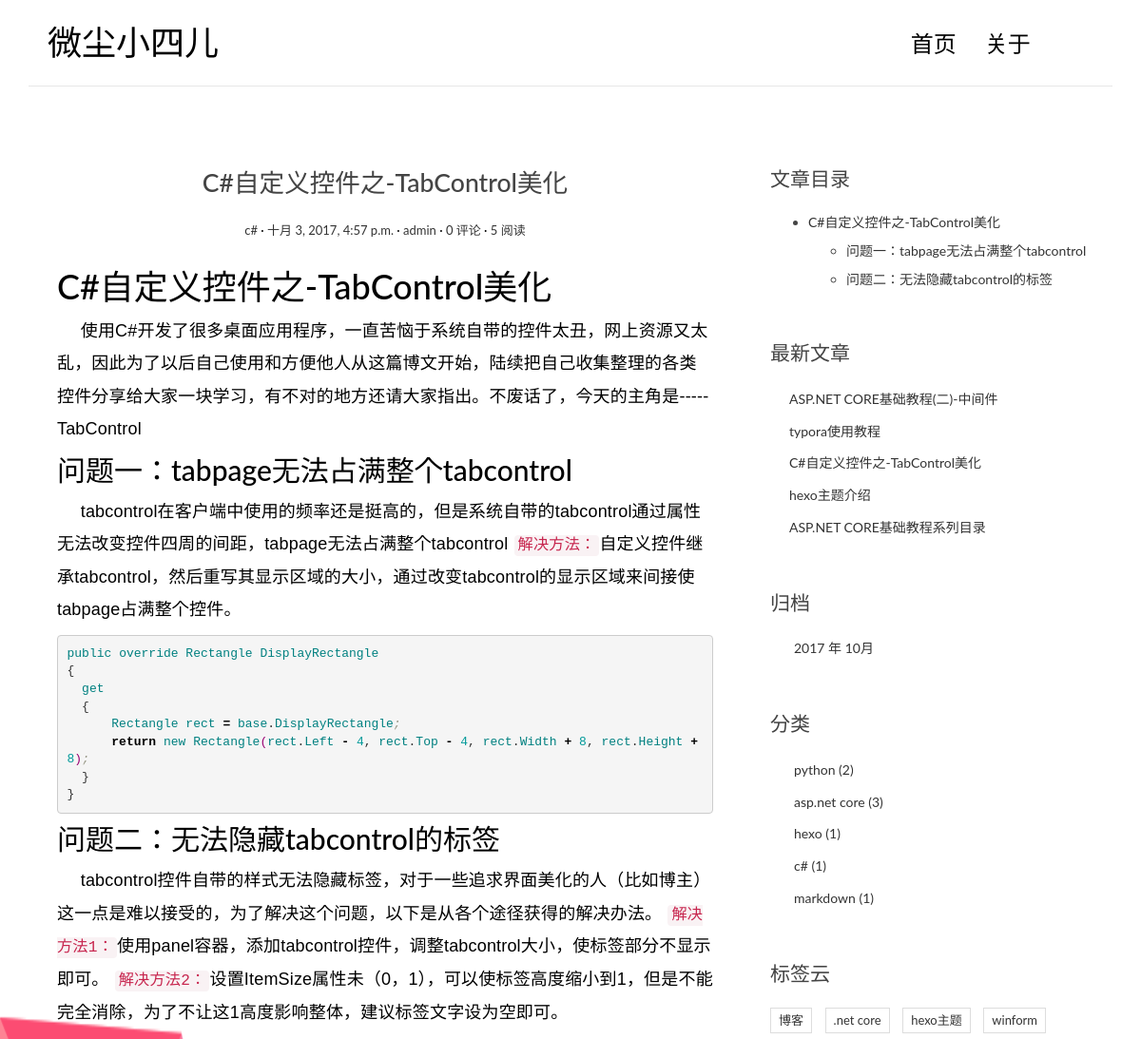
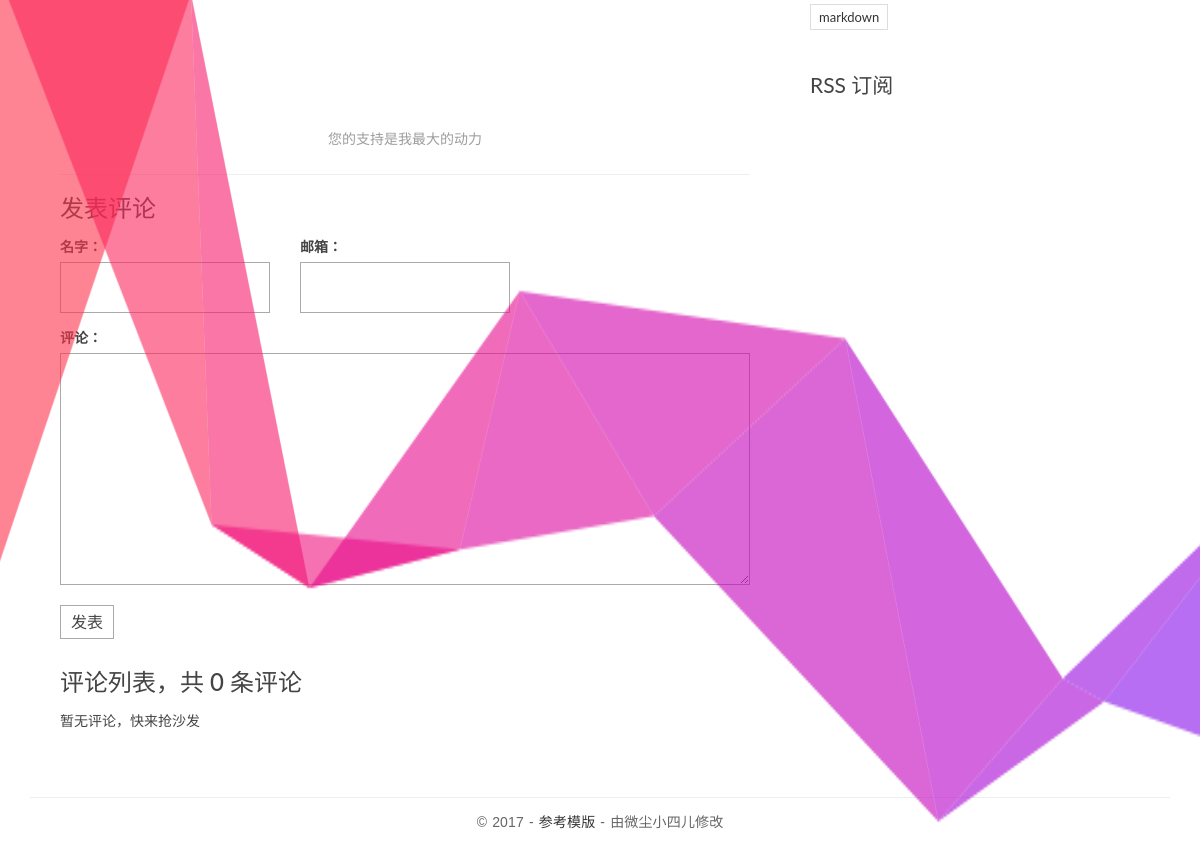
Screenshot of /post/9/ with the database file from the repository (2 pictures, top to bottom).
### blog/models.py (models this page shows, shortened)
class Post(models.Model):
    title=models.CharField(max_length=200,verbose_name="标题")
    content=models.TextField(verbose_name="文章正文")
    create_time=models.DateTimeField(verbose_name="创建时间")
    modified_time = models.DateTimeField(verbose_name="编辑时间")
    excerpt=models.CharField(max_length=200,blank=True,verbose_name="摘要")
    category=models.ForeignKey(Category,verbose_name="分类")
    tags=models.ManyToManyField(Tag,blank=True,verbose_name="标签")
    author=models.ForeignKey(User,verbose_name="作者")
    views=models.PositiveIntegerField(default=1, verbose_name="阅读量")
    def get_absolute_url(self):
        return reverse('blog:detail', kwargs={'pk': self.pk})
    def increase_views(self):
        self.views+=1
        self.save(update_fields=['views'])
    def save(self, *args,**kwargs):
        if not self.excerpt:
            md = Markdown(extensions=[
                'markdown.extensions.extra',
                'markdown.extensions.codehilite',
            ])
            self.excerpt=strip_tags(md.convert(self.content))[:104]
        super(Post,self).save(*args,**kwargs)
    class Meta:
        verbose_name="文章"
        verbose_name_plural=verbose_name
        ordering=['-create_time']

class Category(models.Model):
    name=models.CharField(max_length=50,verbose_name="分类")
    def __str__(self):
        return self.name
    class Meta:
        verbose_name="分类"
        verbose_name_plural=verbose_name

class Tag(models.Model):
    name=models.CharField(max_length=50,verbose_name="标签")
    class Meta:
        verbose_name="标签"
        verbose_name_plural=verbose_name

### blog/views.py (the view)
# urls.py: url(r'^post/(?P<pk>[0-9]+)/$', views.PostDetailView.as_view(), name='detail'),
class PostDetailView(DeleteView):
    model = Post
    template_name = 'detail.html'
    context_object_name = 'post'
    def get(self, request, *args, **kwargs):
        response = super(PostDetailView, self).get(request, *args, **kwargs)
        self.object.increase_views()
        return response
    def get_object(self, queryset=None):
        post = super(PostDetailView, self).get_object(queryset=None)
        md = Markdown(extensions=[
            'markdown.extensions.extra',
            'markdown.extensions.codehilite',
            TocExtension(slugify=slugify)
        ])
        post.content = md.convert(post.content)
        post.toc = md.toc
        return post
    def get_context_data(self, **kwargs):
        context = super(PostDetailView, self).get_context_data(**kwargs)
        form = commentform()
        comment_list = self.object.comment_set.all()
        context.update({
            'form': form,
            'comment_list': comment_list
        })
        return context

### comments/form.py
class commentform(forms.ModelForm):
    class Meta:
        model=comment
        fields=['name','email','text']

### blog/templatetags/blog_tags.py (called while the page is built)
@register.simple_tag
def get_recent_posts(num=5):
    return Post.objects.all().order_by("-create_time")[:num]

@register.simple_tag
def archives():
    return Post.objects.dates('create_time','month',order='DESC')

@register.simple_tag
def categories():
    return Category.objects.annotate(num_posts=Count('post')).filter(num_posts__gt=0)

@register.simple_tag
def tags():
    return Tag.objects.annotate(num_posts=Count('post')).filter(num_posts__gt=0)

### templates/detail.html (shortened to what this page needs)
{% extends 'base.html' %}
{% block main %}
    <link rel="stylesheet" href='/static/css/highlights/github.css'>
    <article class="post post-1">
                    <header class="entry-header">
                        <h1 class="entry-title">{{ post.title }}</h1>
                        <div class="entry-meta">
                            <span class="post-category"><a href="#">{{ post.category }}</a></span>
                            <span class="post-date"><a href="#"><time class="entry-date"
                                                                      datetime="{{ post.create_time }}">{{ post.create_time }}</time></a></span>
                            <span class="post-author"><a href="#">{{ post.author }}</a></span>
                            <span class="comments-link"><a href="#">{{ post.comment_set.all.count }} 评论</a></span>
                            <span class="views-count"><a href="#">{{ post.views }} 阅读</a></span>
                        </div>
                    </header>
                    <div class="entry-content clearfix">
                       {{ post.content|safe}}
                    </div>
                </article>
                                <div id="donate_module" style="text-align:  center">
    <div id="donate_board" class="donate_bar center">
        <a id="btn_donate" class="btn_donate" target="_self" href="javascript:;" title="Donate 赏一个"></a>
        <span class="donate_txt">您的支持是我最大的动力</span>
    </div>
</div>
    <section class="comment-area" id="comment-area">
                    <hr>
                    <h3>发表评论</h3>
                    <form action="{% url "comments:post_comment" post.pk %}" method="post" class="comment-form">
                      <div class="row">
                        <div class="col-md-4">
                          <label for="{{ form.name.id_for_label }}">名字：</label>
                          {{ form.name }}
                        </div>
                        <div class="col-md-4">
                          <label for="{{ form.email.id_for_label }}">邮箱：</label>
                          {{ form.email }}
                        </div>
                        <div class="col-md-12">
                          <label for="{{ form.text.id_for_label }}">评论：</label>
                          {{ form.text }}
                          <button type="submit" class="comment-btn">发表</button>
                        </div>
                      </div>
                    </form>
                    <div class="comment-list-panel">
                        <h3>评论列表，共 <span>{{ post.comment_set.all.count }}</span> 条评论</h3>
                        <ul class="comment-list list-unstyled">
                            {% for comment in comment_list %}
                             <li class="comment-item">
                                <span class="nickname">{{ comment.name }}</span>
                                <time class="submit-date" datetime="{{ comment.time }}">{{ comment.time }}6</time>
                                <div class="text">
                                   {{ comment.text }}
                                </div>
                            </li>
                            {% empty %}
                                暂无评论，快来抢沙发
                            {% endfor %}
                        </ul>
                    </div>
                </section>
{% endblock main %}
{% block toc %}
    <div class="widget widget-content">
        <h3 class="widget-title">文章目录</h3>
       {{ post.toc|safe }}
    </div>
{% endblock toc %}

### templates/base.html (shortened to what this page needs)
{% load blog_tags%}
<!DOCTYPE html>
<html>
<head>
    <link rel="stylesheet" href="/static/css/bootstrap.min.css">
    <link rel="stylesheet" href="http://code.ionicframework.com/ionicons/2.0.1/css/ionicons.min.css">
    <link rel="stylesheet" href="/static/css/pace.css">
    <link rel="stylesheet" href="/static/css/custom.css">
</head>
<body>
<div class="container">
    <header id="site-header">
        <div class="row">
            <div class="col-md-4 col-sm-5 col-xs-8">
                <div class="logo">
                    <h1><a href="{% url 'blog:index' %}">微尘小四儿</a></h1>
                </div>
            </div>
            <div class="col-md-8 col-sm-7 col-xs-4">
                <nav class="main-nav" role="navigation">
                    <div class="collapse navbar-collapse" id="bs-example-navbar-collapse-1">
                        <ul class="nav navbar-nav navbar-right">
                            <li class="cl-effect-11"><a href="{% url 'blog:index' %}" data-hover="首页">首页</a></li>
                            <li class="cl-effect-11"><a href="{% url 'about' %}" data-hover="关于">关于</a></li>
                        </ul>
                    </div>
                </nav>
            </div>
        </div>
    </header>
</div>
<div class="content-body">
    <div class="container">
        <div class="row">
            <main class="col-md-8">
               {% block main %}
               {% endblock main %}
            </main>
            <aside class="col-md-4">
                {% block toc %}
                {% endblock toc %}
                <div class="widget widget-recent-posts">
                    <h3 class="widget-title">最新文章</h3>
                    {% get_recent_posts as recent_posts %}
                    <ul>
                        {% for post in recent_posts %}
                        <li>
                            <a href="{{ post.get_absolute_url }}">{{ post.title }}</a>
                        </li>
                            {% empty %}
                            暂无最新文章
                        {% endfor %}
                    </ul>
                </div>
                <div class="widget widget-archives">
                    <h3 class="widget-title">归档</h3>
                    {% archives as date_list %}
                    <ul>
                        {% for date in date_list %}
                        <li>
                            <a href="{% url 'blog:archives' date.year date.month  %}">{{ date.year }} 年 {{ date.month }}月</a>
                        </li>
                        {% empty %}
                            暂无数据
                        {% endfor %}
                    </ul>
                </div>
                <div class="widget widget-category">
                    <h3 class="widget-title">分类</h3>
                    {% categories as category_list %}
                    <ul>
                        {% for category in category_list %}
                         <li>
                            <a href="{% url 'blog:category' category.pk  %}">{{ category.name }} <span class="post-count">({{ category.num_posts }})</span></a>
                        </li>
                        {% empty %}
                            暂无数据
                        {% endfor %}
                    </ul>
                </div>
                <div class="widget widget-tag-cloud">
                    <h3 class="widget-title">标签云</h3>
                    {% tags as tags_list %}
                    <ul>
                        {% for tag in tags_list %}
                         <li>
                            <a href="{% url 'blog:tag' tag.pk %}">{{ tag.name }}</a>
                        </li>
                        {% empty %}
                            暂无数据
                        {% endfor %}
                    </ul>
                </div>
                <div class="rss">
                    <a href="{% url 'blog:rss' %}"> RSS 订阅</a>
                </div>
            </aside>
        </div>
    </div>
</div>
<footer id="site-footer">
    <div class="container">
        <div class="row">
            <div class="col-md-12">
                <p class="copyright">&copy 2017 - <a href="http://zmrenwu.com/"
                                                        target="_blank" title="追梦人物的博客">参考模版</a>
                    - 由微尘小四儿修改
                </p>
            </div>
        </div>
    </div>
</footer>
</body>
</html>

### static/css/custom.css (style rules this page uses)
* { outline: none; }
h1, h2, h3, h4, h5, h6 { margin-top: 0; }
a { color: #333; }
body { color: #444; font-family: 'Lato', sans-serif; }
p { font-family: 'Ubuntu', sans-serif; font-weight: 400; word-spacing: 1px; letter-spacing: 0.01em; }
#site-header { background-color: #FFF; padding: 25px 20px; margin-bottom: 40px; border-bottom: 1px solid #e7e7e7; }
.logo h1 a { color: #000; }
.logo h1 { margin: 0; font-family: 'Lato', sans-serif; font-weight: 300; }
.main-nav { margin-top: 11px; max-width: 95%; }
.main-nav a { color: #000000 !important; padding: 0 0 5px 0 !important; margin-right: 30px; font-family: 'Lato', sans-serif; font-weight: 300; font-size: 24px; }
.cl-effect-11 a { padding: 10px 0; color: #0972b4; text-shadow: none; }
.cl-effect-11 a::before { position: absolute; top: 0; left: 0; overflow: hidden; padding: 0 0 5px 0 !important; max-width: 0; border-bottom: 1px solid #000; color: #000; content: attr(data-hover); white-space: nowrap; -webkit-transition: max-width 0.5s; -moz-transition: max-width 0.5s; transition: max-width 0.5s; }
.content-body { padding-bottom: 4em; }
.post { background: #fff; padding: 30px 30px 0; }
.entry-title { text-align: center; font-size: 1.9em; margin-bottom: 20px; line-height: 1.6; padding: 10px 20px 0; }
.entry-meta { text-align: center; color: #DDDDDD; font-size: 13px; margin-bottom: 30px; }
.entry-content { font-size: 18px; line-height: 1.9; font-weight: 300; color: #000; }
.post-category::after, .post-date::after, .post-author::after, .comments-link::after { content: ' ·'; color: #000; }
.widget { background: #fff; padding: 30px 0 0; }
.widget-title { font-size: 1.5em; margin-bottom: 20px; line-height: 1.6; padding: 10px 0 0; font-weight: 400; }
.widget-recent-posts ul { padding: 0; margin: 0; padding-left: 20px; }
.widget-recent-posts ul li { list-style-type: none; position: relative; line-height: 170%; margin-bottom: 10px; }
.widget-recent-posts ul li::before { content: '\f3d3'; font-family: "Ionicons"; position: absolute; left: -17px; top: 3px; font-size: 16px; color: #000; }
.widget-archives ul { padding: 0; margin: 0; padding-left: 25px; }
.widget-archives ul li { list-style-type: none; position: relative; line-height: 170%; margin-bottom: 10px; }
.widget-archives ul li::before { content: '\f3f3'; font-family: "Ionicons"; position: absolute; left: -25px; top: 1px; font-size: 16px; color: #000; }
.widget-category ul { padding: 0; margin: 0; padding-left: 25px; }
.widget-category ul li { list-style-type: none; position: relative; line-height: 170%; margin-bottom: 10px; }
.widget-category ul li::before { content: '\f3fe'; font-family: "Ionicons"; position: absolute; left: -25px; top: 1px; font-size: 18px; color: #000; }
.widget-tag-cloud ul { padding: 0; margin: 0; margin-right: -10px; }
.widget-tag-cloud ul li { list-style-type: none; font-size: 13px; display: inline-block; margin-right: 10px; margin-bottom: 10px; padding: 3px 8px; border: 1px solid #ddd; }
.widget-content ul ul { margin-top: 10px; }
.widget-content ul li { margin-bottom: 10px; }
.rss { font-size: 21px; margin-top: 30px; }
.rss a { color: #444; }
#site-footer { padding-top: 10px; padding: 0 0 1.5em 0; }
.copyright { text-align: center; padding-top: 1em; margin: 0; border-top: 1px solid #eee; color: #666; }
.contact-form input, .comment-form input { border: 1px solid #aaa; margin-bottom: 15px; width: 100%; padding: 15px 15px; font-size: 16px; line-height: 100%; transition: 0.4s border-color linear; }
.contact-form textarea, .comment-form textarea { border: 1px solid #aaa; margin-bottom: 15px; width: 100%; padding: 15px 15px; font-size: 16px; line-height: 20px !important; min-height: 183px; transition: 0.4s border-color linear; }
.comment-area { padding: 0 30px 0; }
.comment-form { margin-top: 15px; }
.comment-form .comment-btn { background-color: #fff; border: 1px solid #aaa; font-size: 16px; padding: 5px 10px; }
.comment-list-panel { margin-top: 30px; }
.comment-list { margin-top: 15px; }

### static/css/highlights/github.css (style rules this page uses)
.codehilite .k { color: #000000; font-weight: bold }
.codehilite .o { color: #000000; font-weight: bold }
.codehilite .c1 { color: #999988; font-style: italic }
.codehilite .nv { color: #008080 }
.codehilite .w { color: #bbbbbb }
.codehilite .mi { color: #009999 }
.codehilite .ss { color: #990073 }

### rows the page displays
Post: title "C#自定义控件之-TabControl美化", category "c#", create_time "十月 3, 2017, 4:57 p.m.", author "admin", comment_set.all.count "0", views "5", content "C#自定义控件之-TabControl美化 使用C#开发了很多桌面应用程序，一直苦恼于系统自带的控件太丑，网上资源又太乱，因此为了以后自己使用和方便他人从这篇博文开始，陆续把自己收集整理的各类控件分享给大家一块学习，有不对的地方还请大家指出。不废话了，今天的主角是-----TabControl 问题一：tabpage无法占满整个tabcontrol tabcontrol在客户端中使用的频率还是挺高的，但是系统自带的tabcontrol通过属性无法改变控件四周的间距，tabpage无法占满整个tabcontrol 解决方法： 自定义控件继承tabcontrol，然后重写其显示区域的大小，通过改变tabcontrol的显示区域来间接使tabpage占满整个控件。 public override Rectangle DisplayRectangle { get { Rectangle rect = base . DisplayRectangle ; return new Rectangle ( rect . Left - 4 , rect . Top - 4 , rect . Width + 8 , rect . Height + 8 ) ; } } 问题二：无法隐藏tabcontrol的标签 tabcontrol控件自带的样式无法隐藏标签，对于一些追求界面美化的人（比如博主）这一点是难以接受的，为了解决这个问题，以下是从各个途径获得的解决办法。 解决方法1： 使用panel容器，添加tabcontrol控件，调整tabcontrol大小，使标签部分不显示即可。 解决方法2：…", toc "C#自定义控件之-TabControl美化 问题一：tabpage无法占满整个tabcontrol 问题二：无法隐藏tabcontrol的标签"
Post: title "ASP.NET CORE基础教程(二)-中间件"
Post: title "typora使用教程"
Post: title "hexo主题介绍"
Post: title "ASP.NET CORE基础教程系列目录"
Category: name "python", num_posts "2"
Category: name "asp.net core", num_posts "3"
Category: name "hexo", num_posts "1"
Category: name "c#", num_posts "1"
Category: name "markdown", num_posts "1"
Tag: name "博客"
Tag: name ".net core"
Tag: name "hexo主题"
Tag: name "winform"
Tag: name "markdown"

### other values shown
{{ date.year }} "2017"
{{ date.month }} "10"
